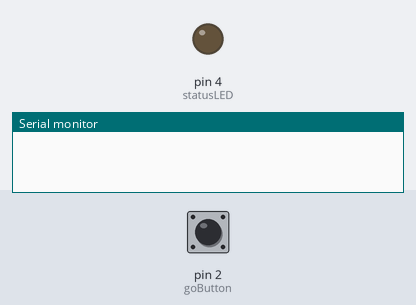
Bench run of a sketch on a simulated Arduino Mega 2560, built with avr-gcc and run on an emulated ATmega2560. Shown: output pins drawn as LEDs (lit = HIGH), the last lines printed to the serial monitor. The test bench sets the inputs (shaded band); at power-on: pin 2 (goButton) HIGH.

Above: at 1.2 s.
1.3 s: pin 2 (goButton) pulled LOW for 0.15 s
At 1.31 s:
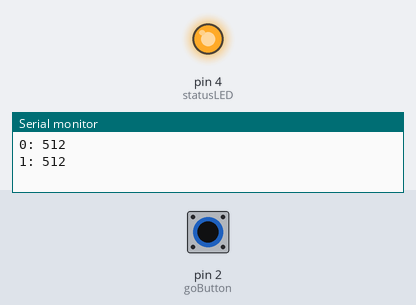
Timing chart, 0 to 4.3 s (numbered marks = the images above; inputs shaded):
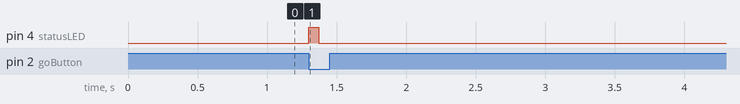

Measured:
- after the input at 1.3 s, pin 4 (statusLED): LOW → HIGH at once, → LOW 0.07 s later

The sketch:

edison_interface.ino
```cpp
// primo cubetto interface board clone for edison
// made for arduino mega

// wiring:
// -analog pins 0-15 input pullup for command blocks
// -digital pin 9 outputs to IR led for communication with edison
// -digital pin 2 inputs the go button

#include <IRremote.h>

IRsend irsend;

// analog pins are used to read command blocks
static const uint8_t analogPins[] = {A0,A1,A2,A3,A4,A5,A6,A7,A8,A9,A10,A11,A12,A13,A14,A15};

// analogRead values for resistors
// in sequence:
// forward - 200R
// left - 2.2kR
// right - 100kR
static const uint16_t resistorValues[] = {20,72,752};
static const uint8_t tolerance = 10;

// IR codes in same sequence as resistor values
static const unsigned long IRcodes[] = {0xA90, 0xB90, 0xC90};

// digital pin used for button
static const uint8_t goButton = 2;
uint8_t buttonState;

// digital pin used for status LED
static const uint8_t statusLED = 4;

// send IR burst (one command)
void cmdBurst(int times, unsigned long data) {
  for(int i = 1; i < times; i++) {
    irsend.sendSony(data, 12);
    delay(20);
  }
}

// read resistor values and output IR
void parseProgram() {
  for (int i = 0; i < 16; i++) {
    uint16_t value = analogRead(i);

    Serial.print(i);
    Serial.print(": ");
    Serial.println(value);

    // iterate over known resistor values
    for(int r = 0; r < 3; r++) {
      // check if value is within tolerance range of known value
      if(resistorValues[r] - tolerance < value && resistorValues[r] + tolerance > value) {
        // output corresponding IR code
        cmdBurst(4, IRcodes[r]);

        // 1 second between each instruction
        delay(1000);
      }
    }
  }
}

void setup() {
  // IR output pin is set by library
  // set all input pins
  for(int i = 0; i < 16; i++) {
    pinMode(analogPins[i], INPUT_PULLUP);
  }
  pinMode(goButton, INPUT_PULLUP);

  // set LED output
  pinMode(statusLED, OUTPUT);

  Serial.begin(9600);
}

void loop() {
  // wait for button, don't repeat if button was already pressed
  if(digitalRead(goButton) == LOW && buttonState == 0) {
    buttonState = 1;
    digitalWrite(statusLED, HIGH);
    parseProgram();
    digitalWrite(statusLED, LOW);
  } else if(digitalRead(goButton) == HIGH && buttonState == 1) {
    buttonState = 0;
  }

  delay(50);
}
```
